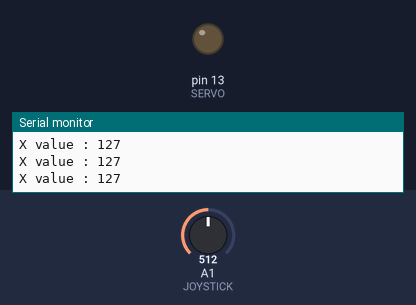
A sketch run on a simulated Arduino Uno, built with avr-gcc and run on an emulated ATmega328P. On the bench: output pins drawn as LEDs (lit = HIGH), the last lines printed to the serial monitor. The inputs (shaded band) are chosen by the test bench; at power-on: A1 (JOYSTICK) = 512.

Above: at 1.2 s.
1.3 s: A1 (JOYSTICK) set to 524
At 2.5 s:
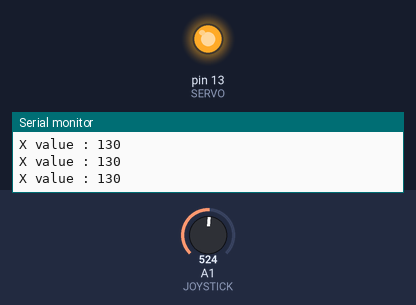
2.8 s: A1 (JOYSTICK) set to 511
At 4.0 s:
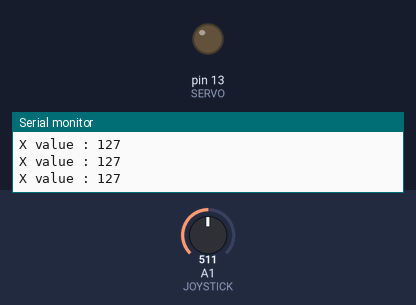
4.3 s: A1 (JOYSTICK) set to 716
At 5.8 s:
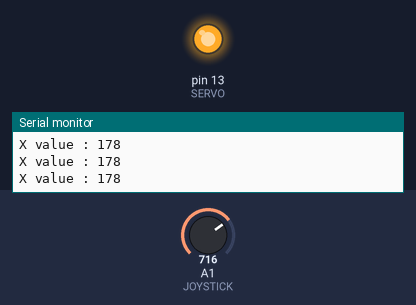
Timing chart, 0 to 7.3 s (numbered marks = the images above; inputs shaded):
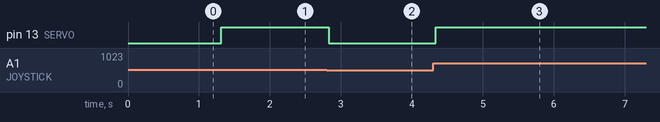

Measured:
- the behaviour switches between 513 and 514 on A1 (JOYSTICK) (found by bisection; images 0 and 1)
- after the input at 1.3 s, pin 13 (SERVO): LOW → HIGH at once
- after the input at 2.8 s, pin 13 (SERVO): HIGH → LOW at once
- after the input at 4.3 s, pin 13 (SERVO): LOW → HIGH at once

The sketch:

robot_arm_x.ino
```cpp
enum PINS{
  JOYSTICK = A1,
  SERVO = 13

};
void setup() {
  // put your setup code here, to run once:
  Serial.begin(115200UL);
  pinMode(JOYSTICK, INPUT);
  pinMode(SERVO, OUTPUT);

}

void loop() {
  // put your main code here, to run repeatedly:
  uint16_t x_value {analogRead(JOYSTICK)};
  Serial.print(F("X value : "));
  uint16_t mapped_value {map(x_value,0,1023,0,255)};
  Serial.println(mapped_value);
  analogWrite(SERVO, mapped_value);
  delay(50UL);

}
```
